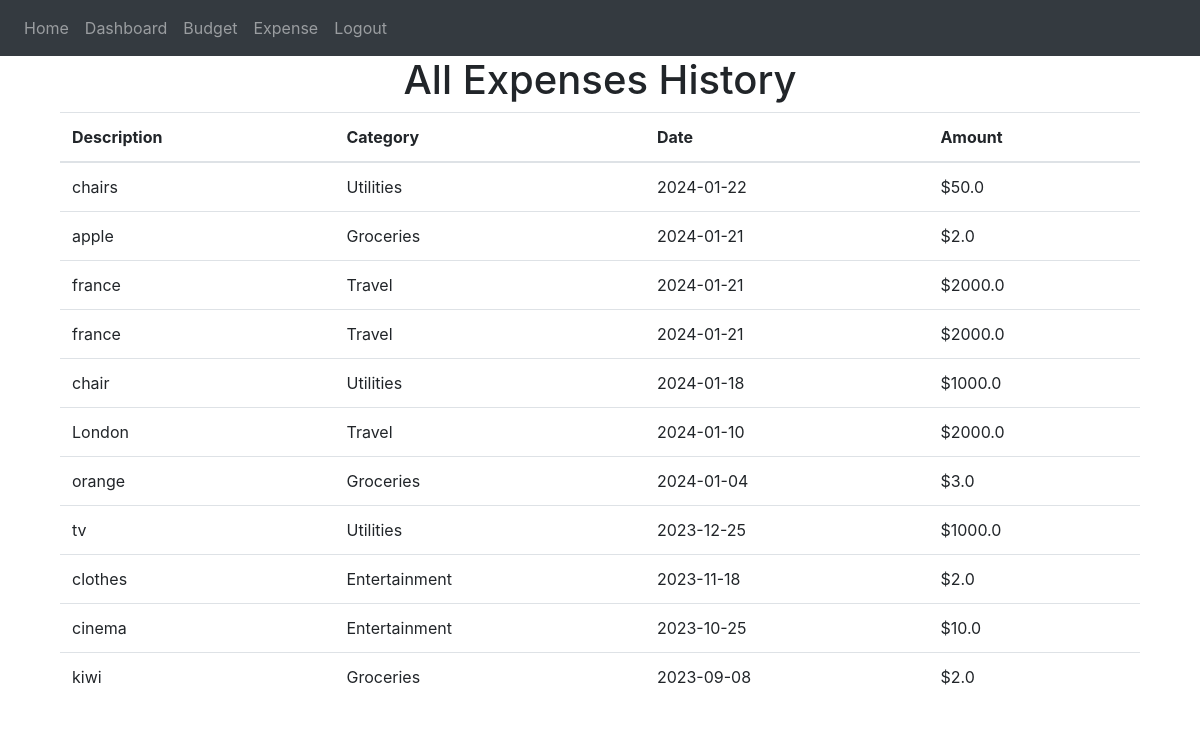
/all-expenses (signed in), run on the app's committed database.
### website/models.py (models this page shows)
class Expense(db.Model):
    id = db.Column(db.Integer, primary_key=True)
    description = db.Column(db.String(255))
    category = db.Column(db.String(50))
    amount = db.Column(db.Float)
    date = db.Column(db.DateTime(timezone=True), default=func.now())
    user_id = db.Column(db.Integer, db.ForeignKey('user.id'))

### website/views.py (the view)
@views.route('/all-expenses', methods=['GET'])
@login_required
def all_expenses():
    all_expenses = Expense.query.filter_by(user_id=current_user.id).order_by(Expense.date.desc()).all()
    return render_template("all_expenses.html", user=current_user, all_expenses=all_expenses)

### website/__init__.py (called while the page is built)
def create_app():
    app = Flask(__name__)
    app.config['SECRET_KEY'] = 'emmy'
    app.config['SQLALCHEMY_DATABASE_URI'] = f'sqlite:///{DB_NAME}'
    db.init_app(app)
    from .models import User, Expense, Note # Import Expense model
    create_database(app)
    from .views import views
    from .auth import auth
    app.register_blueprint(views, url_prefix='/')
    app.register_blueprint(auth, url_prefix='/')
    login_manager = LoginManager()
    login_manager.login_view = 'auth.login'
    login_manager.init_app(app)
    @login_manager.user_loader
    def load_user(id):
        return User.query.get(int(id))
    return app

### website/templates/all_expenses.html (shortened to what this page needs)
{% extends "base.html" %}
{% block content %}
  <h1 align="center">All Expenses History</h1>
  <div class="container">
    <table class="table">
      <thead>
        <tr>
          <th>Description</th>
          <th>Category</th>
          <th>Date</th>
          <th>Amount</th>
        </tr>
      </thead>
      <tbody>
        {% for expense in all_expenses %}
          <tr>
            <td>{{ expense.description }}</td>
            <td>{{ expense.category }}</td>
            <td>{{ expense.date.strftime('%Y-%m-%d') }}</td>
            <td>${{ expense.amount }}</td>
          </tr>
        {% endfor %}
      </tbody>
    </table>
  </div>
{% endblock %}

### data on the page
Expense: description "chairs", category "Utilities", date "2024-01-22", amount "50.0"
Expense: description "apple", category "Groceries", date "2024-01-21", amount "2.0"
Expense: description "france", category "Travel", date "2024-01-21", amount "2000.0"
Expense: description "france", category "Travel", date "2024-01-21", amount "2000.0"
Expense: description "chair", category "Utilities", date "2024-01-18", amount "1000.0"
Expense: description "London", category "Travel", date "2024-01-10", amount "2000.0"
Expense: description "orange", category "Groceries", date "2024-01-04", amount "3.0"
Expense: description "tv", category "Utilities", date "2023-12-25", amount "1000.0"
Expense: description "clothes", category "Entertainment", date "2023-11-18", amount "2.0"
Expense: description "cinema", category "Entertainment", date "2023-10-25", amount "10.0"
Expense: description "kiwi", category "Groceries", date "2023-09-08", amount "2.0"
